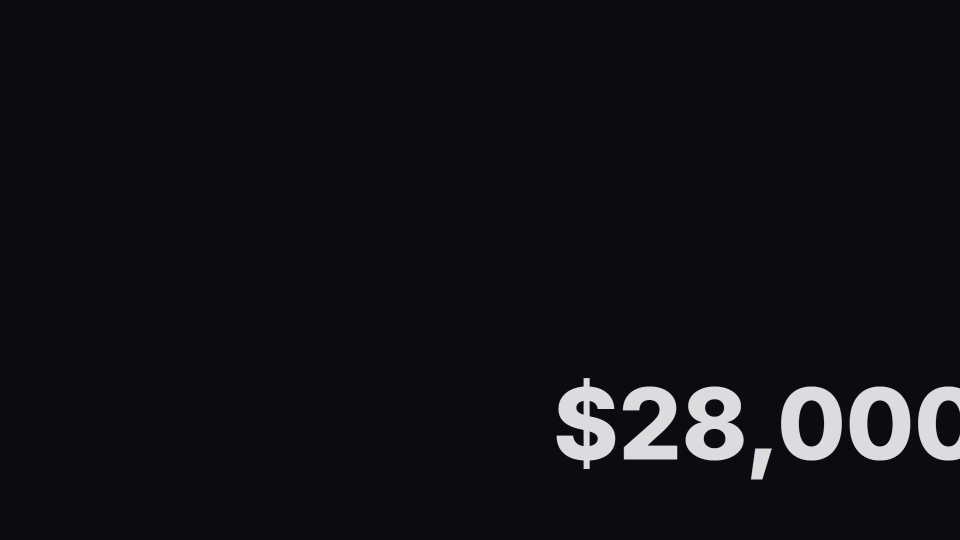
#> input picture frame 9 of projects/US Economy/experiment_motion_spec/spec_1_annotate-stat.mp4, 1920 x 1080 px, given in place of clip.mp4, which was not available (shown at 1/2 size)
$ python test_extract.py
#> lines starting #> are read from the running program, lines starting #| are printed output that depends on the picture; pictures that were not available may be replaced by others from this repository, and a replacement may not be noted
### src/nolan/video_style/visual_stats.py
"""Deterministic visual-style statistics for a video.

Cheap, objective signals computed with OpenCV/NumPy (both already deps via the
sampler) — no LLM. These form the trustworthy backbone of a video-style analysis;
the vision pass layers interpretation on top.

Computed:
- **format**: width, height, fps, aspect ratio, duration, orientation
- **color**: dominant palette (k-means → hex + weight), mean saturation/brightness/
  contrast, warm↔cool ratio
- **motion**: mean frame-to-frame difference across sampled frames (0–1)
- **graphics**: edge density + a lower-third activity proxy (overlay-heaviness)
- **pacing** (from indexed segments): cuts/min, shot-length mean/median/stdev
"""

from __future__ import annotations

import math
from pathlib import Path
from statistics import mean, median, pstdev
from typing import Any, Dict, List, Optional

import cv2
import numpy as np


# --- helpers ---------------------------------------------------------------

def _aspect_ratio(w: int, h: int) -> str:
    if not w or not h:
        return "?"
    g = math.gcd(w, h)
    return f"{w // g}:{h // g}"


def _orientation(w: int, h: int) -> str:
    if not w or not h:
        return "?"
    if abs(w - h) / max(w, h) < 0.05:
        return "square"
    return "landscape" if w > h else "portrait"


def _to_hex(bgr) -> str:
    b, g, r = (int(max(0, min(255, c))) for c in bgr)
    return f"#{r:02x}{g:02x}{b:02x}"


def _resize(frame: np.ndarray, width: int = 160) -> np.ndarray:
    h, w = frame.shape[:2]
    if w <= width:
        return frame
    return cv2.resize(frame, (width, max(1, int(h * width / w))), interpolation=cv2.INTER_AREA)


# --- color / palette -------------------------------------------------------

def color_stats(frames: List[np.ndarray], n_colors: int = 5) -> Dict[str, Any]:
    """Palette (hex+weight), saturation/brightness/contrast, warm/cool ratio."""
    if not frames:
        return {}
    small = [_resize(f) for f in frames]
    pixels = np.concatenate([f.reshape(-1, 3) for f in small], axis=0).astype(np.float32)

    # Dominant palette via k-means (BGR).
    k = min(n_colors, max(1, len(np.unique(pixels.astype(np.uint8).reshape(-1, 3), axis=0))))
    criteria = (cv2.TERM_CRITERIA_EPS + cv2.TERM_CRITERIA_MAX_ITER, 10, 1.0)
    _compactness, labels, centers = cv2.kmeans(
        pixels, k, None, criteria, 3, cv2.KMEANS_PP_CENTERS)
    labels = labels.flatten()
    counts = np.bincount(labels, minlength=k).astype(float)
    weights = counts / counts.sum()
    order = np.argsort(-weights)
    palette = [{"hex": _to_hex(centers[i]), "weight": round(float(weights[i]), 3)}
               for i in order]

    # HSV-based descriptors.
    hsv = cv2.cvtColor(np.concatenate(small, axis=0), cv2.COLOR_BGR2HSV)
    H, S, V = hsv[..., 0].astype(float), hsv[..., 1].astype(float), hsv[..., 2].astype(float)
    gray = cv2.cvtColor(np.concatenate(small, axis=0), cv2.COLOR_BGR2GRAY).astype(float)

    # Warm/cool only over reasonably saturated, lit pixels.
    colored = (S > 40) & (V > 30)
    hh = H[colored]
    warm = int(np.count_nonzero((hh <= 40) | (hh >= 150)))   # red/orange/yellow + wrap-red
    cool = int(np.count_nonzero((hh >= 80) & (hh <= 140)))   # green/cyan/blue
    denom = warm + cool
    warm_ratio = round(warm / denom, 3) if denom else 0.5

    return {
        "palette": palette,
        "saturation": round(float(S.mean()) / 255, 3),
        "brightness": round(float(V.mean()) / 255, 3),
        "contrast": round(float(gray.std()) / 255, 3),
        "warm_ratio": warm_ratio,            # 1.0 = all warm, 0.0 = all cool
        "temperature": "warm" if warm_ratio > 0.6 else "cool" if warm_ratio < 0.4 else "neutral",
    }


# --- motion / graphics -----------------------------------------------------

def motion_score(frames: List[np.ndarray]) -> float:
    """Mean abs luminance difference between consecutive sampled frames (0–1)."""
    if len(frames) < 2:
        return 0.0
    grays = [cv2.cvtColor(_resize(f), cv2.COLOR_BGR2GRAY).astype(float) for f in frames]
    diffs = [np.abs(grays[i] - grays[i - 1]).mean() / 255 for i in range(1, len(grays))]
    return round(float(mean(diffs)), 3)


def graphics_stats(frames: List[np.ndarray]) -> Dict[str, Any]:
    """Edge density (graphics/overlay proxy) + lower-third activity ratio."""
    if not frames:
        return {}
    edge_fracs, lower_ratios = [], []
    for f in frames:
        s = _resize(f)
        edges = cv2.Canny(cv2.cvtColor(s, cv2.COLOR_BGR2GRAY), 100, 200)
        frac = float(np.count_nonzero(edges)) / edges.size
        edge_fracs.append(frac)
        h = edges.shape[0]
        lower = float(np.count_nonzero(edges[int(h * 0.72):])) / max(1, edges[int(h * 0.72):].size)
        lower_ratios.append((lower / frac) if frac else 0.0)
    return {
        "edge_density": round(float(mean(edge_fracs)), 4),       # higher = more graphic/busy
        "lower_third_activity": round(float(mean(lower_ratios)), 3),  # >1 = bottom busier than avg
    }


# --- pacing (from indexed segments) ----------------------------------------

def pacing_from_segments(segments: List[Dict[str, Any]], duration: float) -> Dict[str, Any]:
    """Cut rhythm from the index's segment boundaries."""
    lengths = []
    for s in segments or []:
        a = s.get("timestamp_start"); b = s.get("timestamp_end")
        if a is not None and b is not None and b > a:
            lengths.append(float(b) - float(a))
    if not lengths:
        return {"available": False}
    cpm = round(len(lengths) / (duration / 60), 2) if duration else None
    tempo = ("fast" if (cpm or 0) >= 20 else "moderate" if (cpm or 0) >= 8 else "slow")
    return {
        "available": True,
        "segment_count": len(lengths),
        "cuts_per_min": cpm,
        "shot_len_mean": round(mean(lengths), 2),
        "shot_len_median": round(median(lengths), 2),
        "shot_len_stdev": round(pstdev(lengths), 2) if len(lengths) > 1 else 0.0,
        "tempo": tempo,
    }


# --- top-level -------------------------------------------------------------

def sample_frames(video_path: Path, max_frames: int = 24) -> Dict[str, Any]:
    """Evenly sample up to ``max_frames`` BGR frames; return frames + format info."""
    cap = cv2.VideoCapture(str(video_path))
    if not cap.isOpened():
        raise ValueError(f"Could not open video: {video_path}")
    try:
        fps = cap.get(cv2.CAP_PROP_FPS) or 0.0
        total = int(cap.get(cv2.CAP_PROP_FRAME_COUNT) or 0)
        w = int(cap.get(cv2.CAP_PROP_FRAME_WIDTH) or 0)
        h = int(cap.get(cv2.CAP_PROP_FRAME_HEIGHT) or 0)
        duration = (total / fps) if fps else 0.0
        frames, timestamps = [], []
        if total > 0:
            idxs = np.linspace(0, total - 1, min(max_frames, total)).astype(int)
            for i in idxs:
                cap.set(cv2.CAP_PROP_POS_FRAMES, int(i))
                ok, fr = cap.read()
                if ok and fr is not None:
                    frames.append(fr)
                    timestamps.append(round(i / fps, 2) if fps else 0.0)
    finally:
        cap.release()
    return {
        "frames": frames,
        "timestamps": timestamps,
        "format": {
            "width": w, "height": h, "fps": round(fps, 2),
            "aspect_ratio": _aspect_ratio(w, h), "orientation": _orientation(w, h),
            "duration": round(duration, 2),
        },
    }


# [14 lines left out: function analyze_video, not called in this run]

### src/nolan/video_style/extract.py
"""Per-video extract assembler — the input the synthesis agent reads.

Combines the deterministic visual stats, the script↔visual pairing profile, and
the (optional) style vision pass into one ``per_video/<slug>.json`` bundle, and
caches the sampled frames so the synthesis agent can look at them.

Samples the video ONCE and feeds those frames to every dimension.
"""

from __future__ import annotations

from pathlib import Path
from typing import Any, Callable, Dict, List, Optional

import cv2

from . import pairing as pairing_mod
from . import tempo as tempo_mod
from . import vision_pass as vision_pass_mod
from . import visual_stats


def _save_frames(frames: List, timestamps: List[float], out_dir: Path) -> List[str]:
    out_dir.mkdir(parents=True, exist_ok=True)
    names = []
    for i, fr in enumerate(frames):
        name = f"frame_{i:03d}.jpg"
        # cv2.imwrite silently fails on non-ASCII paths on Windows; encode in
        # memory and write with numpy.tofile, which handles Unicode paths.
        ok, buf = cv2.imencode(".jpg", fr)
        if ok:
            buf.tofile(str(out_dir / name))
            names.append(name)
    return names


async def build_extract(video_path: Path, *, segments: Optional[List[Dict[str, Any]]] = None,
                        frames_dir: Optional[Path] = None,
                        embed: Optional[Callable] = None,
                        vision_provider=None,
                        max_frames: int = 24, vision_max_frames: int = 6,
                        measure_tempo: bool = True, tempo_sample_fps: float = 4.0) -> Dict[str, Any]:
    """Assemble the full per-video visual-style extract.

    - visual stats (format/color/motion/graphics) from the sampled frames
    - pacing from the indexed ``segments`` (if any)
    - pairing (said↔shown) from ``segments`` (needs transcript+description); uses
      ``embed`` (defaults to the BGE embedder)
    - cinematography from ``vision_provider`` (skipped if None)
    """
    sampled = visual_stats.sample_frames(Path(video_path), max_frames=max_frames)
    frames, fmt = sampled["frames"], sampled["format"]

    frame_files: List[str] = []
    frame_paths: List[Path] = []
    if frames_dir is not None and frames:
        frame_files = _save_frames(frames, sampled["timestamps"], Path(frames_dir))
        frame_paths = [Path(frames_dir) / n for n in frame_files]

    extract: Dict[str, Any] = {
        "video_path": str(video_path),
        "format": fmt,
        "color": visual_stats.color_stats(frames),
        "motion": visual_stats.motion_score(frames),
        "graphics": visual_stats.graphics_stats(frames),
        "pacing": visual_stats.pacing_from_segments(segments or [], fmt.get("duration", 0.0)),
        "frames_analyzed": len(frames),
        "frame_files": frame_files,
    }

    # Tempo measured from the video itself (true cuts + curve + motion) — the
    # primary pacing signal; ``pacing`` above (index-derived) is the cheap fallback.
    if measure_tempo:
        try:
            extract["tempo"] = tempo_mod.analyze_tempo(Path(video_path), sample_fps=tempo_sample_fps)
        except Exception as e:
            extract["tempo"] = {"available": False, "reason": str(e)}
    else:
        extract["tempo"] = {"available": False, "reason": "tempo measurement disabled"}

    # Script↔visual pairing (only meaningful for indexed videos).
    if segments:
        extract["pairing"] = pairing_mod.analyze_pairing(
            segments, duration=fmt.get("duration", 0.0), embed=embed)
    else:
        extract["pairing"] = {"available": False, "reason": "video not indexed (no segments)"}

    # Style vision pass (optional; needs saved frames + a provider).
    if vision_provider is not None and frame_paths:
        extract["cinematography"] = await vision_pass_mod.analyze_style_frames(
            vision_provider, frame_paths, max_frames=vision_max_frames)
    else:
        extract["cinematography"] = {"available": False,
                                     "reason": "no vision provider or no frames"}

    return extract

### src/nolan/video_style/tempo.py
"""Video-measured tempo — true cut rhythm, not an index-segment proxy.

The index's segment boundaries are shaped by the sampler config (min/max
interval), so cuts/min derived from them undercounts real editing. Here we
measure tempo directly from the video:

- **A. True cut detection** — stream the video at a low fps and flag shot cuts by
  HSV-histogram difference between consecutive frames (motion-robust: a moving
  subject barely changes the global histogram; a hard cut changes it a lot).
- **B. Tempo curve** — cuts/min in sliding windows + a trend descriptor
  (accelerates / steady / decelerates / varied).
- **C. Motion-weighted energy** — per-window intra-shot motion (mean pixel diff of
  *non-cut* transitions) blended with cut-rate into an overall energy index.

All local (OpenCV/NumPy); one decode pass per video.
"""

from __future__ import annotations

from pathlib import Path
from statistics import mean, median, pstdev
from typing import Any, Dict, List

import cv2
import numpy as np

# Cut threshold on histogram distance (1 - HSV correlation), in [0,2]. Floored so
# static videos don't produce phantom cuts; adaptive component handles busy ones.
CUT_FLOOR = 0.45
CUT_SIGMA = 3.0
MIN_SHOT = 0.4  # seconds; merge cuts closer than this


def _hsv_hist(frame: np.ndarray) -> np.ndarray:
    small = cv2.resize(frame, (96, 54), interpolation=cv2.INTER_AREA)
    hsv = cv2.cvtColor(small, cv2.COLOR_BGR2HSV)
    h = cv2.calcHist([hsv], [0, 1], None, [32, 32], [0, 180, 0, 256])
    cv2.normalize(h, h)
    return h.astype(np.float32)


def _scan(video_path: Path, sample_fps: float):
    """Stream the video; return (timestamps, cut_scores, pixel_diffs, fps, duration)."""
    cap = cv2.VideoCapture(str(video_path))
    if not cap.isOpened():
        raise ValueError(f"Could not open video: {video_path}")
    try:
        fps = cap.get(cv2.CAP_PROP_FPS) or 0.0
        total = int(cap.get(cv2.CAP_PROP_FRAME_COUNT) or 0)
        duration = (total / fps) if fps else 0.0
        stride = max(1, int(round(fps / sample_fps))) if fps else 1
        ts, cut_scores, pix = [], [], []
        prev_hist = prev_gray = None
        i = 0
        while True:
            ok = cap.grab()
            if not ok:
                break
            if i % stride == 0:
                ok, frame = cap.retrieve()
                if not ok or frame is None:
                    break
                hist = _hsv_hist(frame)
                gray = cv2.cvtColor(cv2.resize(frame, (64, 36)), cv2.COLOR_BGR2GRAY).astype(float)
                if prev_hist is not None:
                    corr = cv2.compareHist(prev_hist, hist, cv2.HISTCMP_CORREL)
                    cut_scores.append(1.0 - float(corr))
                    pix.append(float(np.abs(gray - prev_gray).mean()) / 255)
                    ts.append(round(i / fps, 3) if fps else float(i))
                prev_hist, prev_gray = hist, gray
            i += 1
        return ts, cut_scores, pix, fps, duration
    finally:
        cap.release()


def detect_cuts(video_path: Path, sample_fps: float = 4.0):
    """Return (cut_timestamps, scan) — shot-boundary times in seconds."""
    ts, scores, pix, fps, duration = _scan(Path(video_path), sample_fps)
    scan = {"ts": ts, "scores": scores, "pix": pix, "fps": fps, "duration": duration}
    if not scores:
        return [], scan
    thr = max(CUT_FLOOR, mean(scores) + CUT_SIGMA * (pstdev(scores) if len(scores) > 1 else 0))
    cuts = []
    last = -1e9
    for i, sc in enumerate(scores):
        if sc >= thr and ts[i] - last >= MIN_SHOT:
            # local maximum vs neighbours to avoid double counting a transition
            if (i == 0 or sc >= scores[i - 1]) and (i == len(scores) - 1 or sc >= scores[i + 1]):
                cuts.append(ts[i])
                last = ts[i]
    return cuts, scan


# [14 lines left out: function _trend, not called in this run]


def analyze_tempo(video_path: Path, sample_fps: float = 4.0,
                  window: float = 30.0) -> Dict[str, Any]:
    """Full video-measured tempo: cut rate, shot-length stats, curve, energy."""
    try:
        cuts, scan = detect_cuts(video_path, sample_fps=sample_fps)
    except ValueError as e:
        return {"available": False, "reason": str(e)}
    duration = scan["duration"]
    if not scan["scores"] or not duration:
        return {"available": False, "reason": "could not scan video"}

    n_shots = len(cuts) + 1
    cpm = round(n_shots / (duration / 60), 2) if duration else 0.0
    # shot lengths from cut boundaries
    bounds = [0.0] + cuts + [duration]
    shot_lens = [b - a for a, b in zip(bounds, bounds[1:]) if b > a]

    # B: windowed curve (cuts/min per window) + C: per-window intra-shot motion
    ts, scores, pix = scan["ts"], scan["scores"], scan["pix"]
    thr = max(CUT_FLOOR, mean(scores) + CUT_SIGMA * (pstdev(scores) if len(scores) > 1 else 0))
    curve = []
    t = 0.0
    while t < duration:
        t1 = min(duration, t + window)
        cuts_in = sum(1 for c in cuts if t <= c < t1)
        # intra-shot motion = mean pixel diff of NON-cut transitions in the window
        motions = [pix[i] for i in range(len(ts)) if t <= ts[i] < t1 and scores[i] < thr]
        curve.append({
            "t": round(t, 1),
            "cuts_per_min": round(cuts_in / ((t1 - t) / 60), 2) if t1 > t else 0.0,
            "motion": round(mean(motions), 3) if motions else 0.0,
        })
        t += window

    intra_motion = round(mean([w["motion"] for w in curve]), 3) if curve else 0.0
    # C: blended energy (heuristic): cut-rate (norm to ~24 cpm) + intra-shot motion
    energy = round(0.6 * min(1.0, cpm / 24) + 0.4 * min(1.0, intra_motion * 6), 3)
    tempo = "fast" if cpm >= 20 else "moderate" if cpm >= 8 else "slow"

    return {
        "available": True,
        "method": "video-cut-detection",
        "sample_fps": sample_fps,
        "cut_count": len(cuts),
        "cuts_per_min": cpm,
        "shot_len_mean": round(mean(shot_lens), 2) if shot_lens else 0.0,
        "shot_len_median": round(median(shot_lens), 2) if shot_lens else 0.0,
        "shot_len_stdev": round(pstdev(shot_lens), 2) if len(shot_lens) > 1 else 0.0,
        "intra_shot_motion": intra_motion,
        "energy": energy,
        "tempo": tempo,
        "trend": _trend(curve),
        "window": window,
        "curve": curve,
    }

### scripts/test_extract.py
"""Test: per-video extract assembler (synthetic clip + fake embedder + fake vision).

Usage:
    D:/env/nolan/python.exe scripts/test_extract.py
"""

import asyncio
import os
import re
import shutil
import sys

import numpy as np

sys.path.insert(0, os.path.dirname(os.path.dirname(os.path.abspath(__file__))))

import cv2
from src.nolan.video_style import extract

TMP = "scripts/_ex_tmp"


def make_clip(path, w=80, h=60, fps=10):
    vw = cv2.VideoWriter(path, cv2.VideoWriter_fourcc(*"mp4v"), fps, (w, h))
    red = np.full((h, w, 3), (40, 40, 220), np.uint8)
    blue = np.full((h, w, 3), (220, 40, 40), np.uint8)
    for _ in range(30): vw.write(red)
    for _ in range(20): vw.write(blue)
    vw.release()


# [11 lines left out: function fake_embedder, not called in this run]


class FakeVision:
    async def describe_image(self, path, prompt):
        return "medium shot, cool grade, clean lower-third overlay"


def main():
    shutil.rmtree(TMP, ignore_errors=True)
    os.makedirs(TMP, exist_ok=True)
    clip = os.path.join(TMP, "clip.mp4")
    make_clip(clip)
    frames_dir = os.path.join(TMP, "frames")

    segments = [
        {"timestamp_start": 0, "timestamp_end": 2,
         "transcript": "a red signal flashed across the screen",
         "combined_summary": "a red signal flashing across the screen"},
        {"timestamp_start": 3, "timestamp_end": 5,
         "transcript": "markets fell sharply that morning",
         "combined_summary": "a calm blue ocean horizon at dawn"},
    ]

    ex = asyncio.run(extract.build_extract(
        clip, segments=segments, frames_dir=frames_dir,
        embed=fake_embedder, vision_provider=FakeVision(), max_frames=12, vision_max_frames=4))
#> the loop in sample_frames, `for i in idxs:` made 12 passes
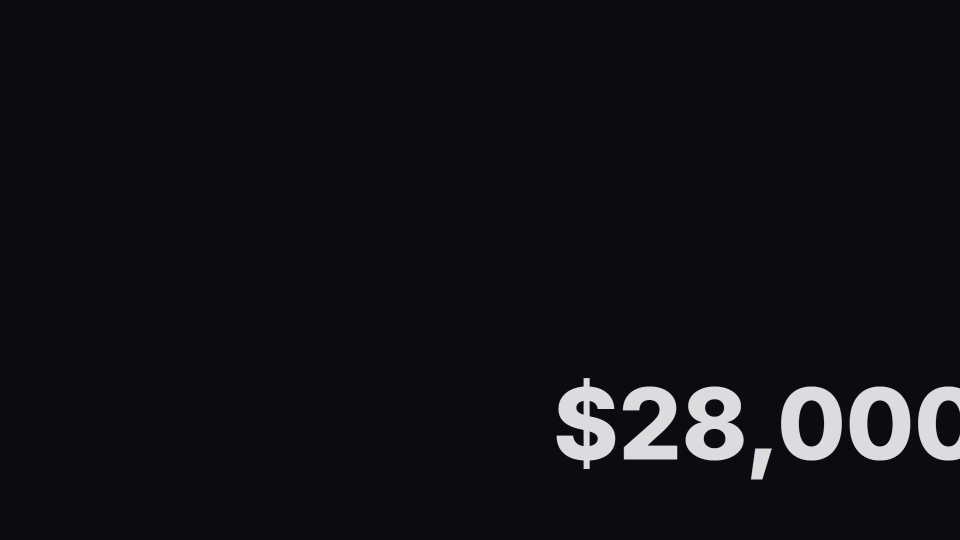
#> input picture frame 9 of projects/US Economy/experiment_motion_spec/spec_1_annotate-stat.mp4, 1920 x 1080 px, given in place of clip.mp4, which was not available (shown at 1/2 size)
#> pass 3, in sample_frames, `ok, fr = cap.read()`:
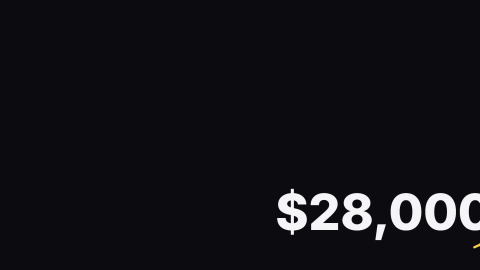
#> fr: shape (1080, 1920, 3) (shown at 1/4 size); mean B, G, R 22.1, 18.2, 19.2
#> after the loop in sample_frames, `for i in idxs:`: frames = 12 items; timestamps = [0, 0.3, 0.63, 0.97, 1.3, 1.63, 1.97, 2.3, 2.63, 2.97, 3.3, 3.63]
#> the loop in _save_frames, `for i, fr in enumerate(frames):` made 12 passes
#> name on passes 1 to 8: 'frame_000.jpg', 'frame_001.jpg', 'frame_002.jpg', 'frame_003.jpg', 'frame_004.jpg', 'frame_005.jpg', 'frame_006.jpg', 'frame_007.jpg'
#> after the loop in _save_frames, `for i, fr in enumerate(frames):`: names = ['frame_000.jpg', 'frame_001.jpg', 'frame_002.jpg', 'frame_003.jpg', 'frame_004.jpg', 'frame_005.jpg', 'frame_006.jpg', 'frame_007.jpg', 'frame_008.jpg', 'frame_009.jpg', 'frame_010.jpg', 'frame_011.jpg']
#> in _resize, `h, w = frame.shape[:2]`: h = 1080; w = 1920
#> call 2 of _resize, with width = 160
#> in _resize (call 2), `return cv2.resize(frame, (width, max(1, int(h * width / w))), interpol..`:
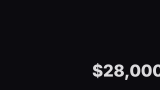
#> returned value: shape (90, 160, 3); mean of channels 0, 1, 2 21.3, 17.3, 18.3; drawn as B, G, R
#> call 3 of _resize, with width = 160
#> in _resize (call 3), `return cv2.resize(frame, (width, max(1, int(h * width / w))), interpol..`:
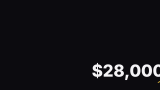
#> returned value: shape (90, 160, 3); mean of channels 0, 1, 2 22.1, 18.2, 19.2; drawn as B, G, R
#> in _resize (call 7), `return cv2.resize(frame, (width, max(1, int(h * width / w))), interpol..`:
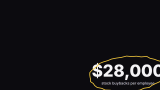
#> returned value: shape (90, 160, 3); mean of channels 0, 1, 2 23.1, 20.1, 21.3; drawn as B, G, R
#> in color_stats, `small = [_resize(f) for f in frames]`: small = 12 items
#> in color_stats, `k = min(n_colors, max(1, len(np.unique(pixels.astype(np.uint8).reshape..`: k = 5
#> in color_stats, `_compactness, labels, centers = cv2.kmeans( pixels, k, None, criteria,..`: centers = [[15.12, 11.14, 12.16], [237.5, 236, 237.1], [158.4, 155.6, 156.8], [70.85, 75.16, 78.81], [48.37, 142.7, 171.8]]
#> in color_stats, `counts = np.bincount(labels, minlength=k).astype(float)`: counts = [164454, 3638, 1552, 2332, 824]
#> in color_stats, `weights = counts / counts.sum()`: weights = [0.952, 0.0211, 0.00898, 0.0135, 0.00477]
#> in color_stats, `order = np.argsort(-weights)`: order = [0, 1, 3, 2, 4]
#> in _to_hex, `b, g, r = (int(max(0, min(255, c))) for c in bgr)`: b = 15; g = 11; r = 12
#> in color_stats, `palette = [{"hex": _to_hex(centers[i]), "weight": round(float(weights[..`: palette = 5 items
#> in color_stats, `H, S, V = hsv[..., 0].astype(float), hsv[..., 1].astype(float), hsv[....`:
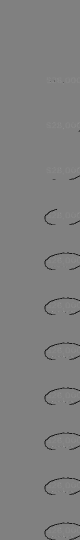
#> H: shape (1080, 160) float64 (shown at 1/2 size); min 0, max 174, mean 127.1
#> in color_stats, `H, S, V = hsv[..., 0].astype(float), hsv[..., 1].astype(float), hsv[....`:
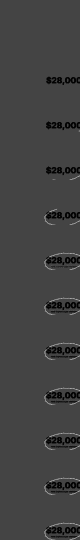
#> S: shape (1080, 160) float64 (shown at 1/2 size); min 0, max 192, mean 66.2
#> in color_stats, `H, S, V = hsv[..., 0].astype(float), hsv[..., 1].astype(float), hsv[....`:
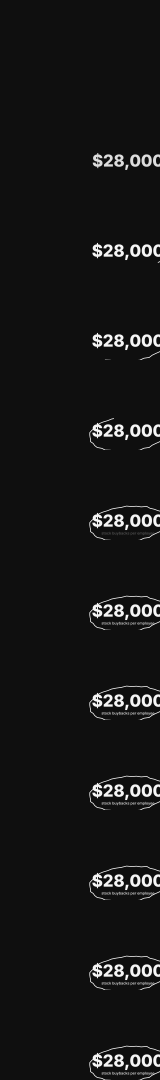
#> V: shape (1080, 160) float64; min 14, max 250, mean 22.8
#> (the rest of the program and of its run is left out)
